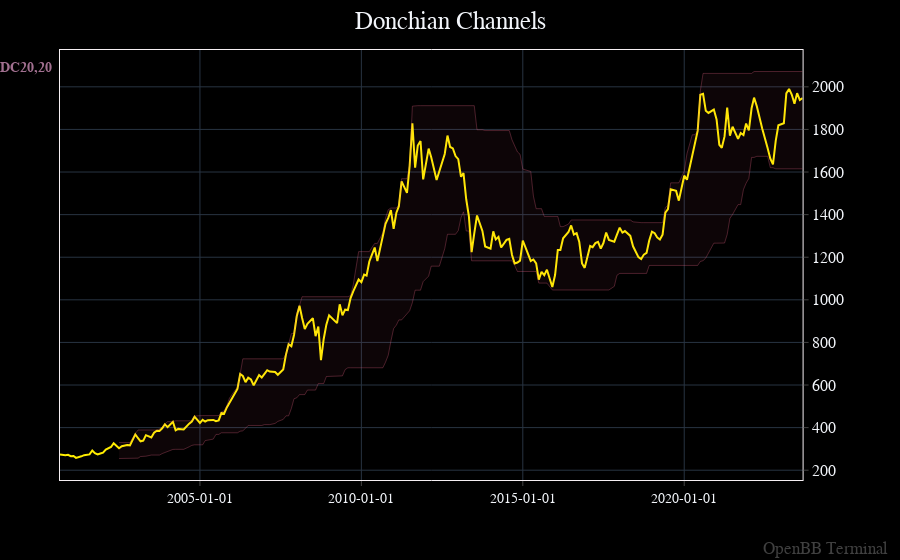

Notebook code for this chart:
### Code cell
ticker = 'GC=F'
start = '2000-01-01'
data_df: pd.DataFrame = openbb.stocks.load(f"{ticker}", start_date = f"{start}", monthly = True)

openbb.ta.donchian_chart(data_df)

### Figure 1 — Plotly figure (JSON) as saved in the notebook; plotly's stock layout.template omitted (floating-point values rounded to 4 significant figures; data arrays with more than 128 entries replaced by an {"elided": "..."} marker saying what was removed)
{"data": [{"connectgaps": true, "hovertemplate": "%{y}", "name": " Donchian Channels Close", "type": "scatter", "x": {"elided": "237 str values"}, "xaxis": "x", "y": {"elided": "237 float values"}, "yaxis": "y"}, {"connectgaps": true, "hovertemplate": "%{y}", "line": {"color": "#EF6689", "width": 0.3}, "mode": "lines", "name": "DCU_20_20", "opacity": 0.4, "type": "scatter", "x": {"elided": "237 str values"}, "xaxis": "x", "y": {"elided": "237 float values"}, "yaxis": "y"}, {"connectgaps": true, "fill": "tonexty", "fillcolor": "rgba(239, 103, 137, 0.05)", "hovertemplate": "%{y}", "line": {"color": "#EF6689", "width": 0.3}, "mode": "lines", "name": "DCL_20_20", "opacity": 0.4, "type": "scatter", "x": {"elided": "237 str values"}, "xaxis": "x", "xhoverformat": "%Y-%m-%d", "y": {"elided": "237 float values"}, "yaxis": "y"}], "layout": {"annotations": [{"font": {"color": "#B47DA0", "size": 14}, "opacity": 0.9, "text": "<b>DC20,20</b>", "x": 0, "xanchor": "right", "xref": "paper", "xshift": -6, "y": 0.98, "yref": "paper", "yshift": 0}, {"font": {"color": "gray", "size": 17}, "opacity": 0.5, "showarrow": false, "text": "OpenBB Terminal", "x": 1, "xanchor": "right", "xref": "paper", "xshift": 40, "y": 0, "yanchor": "bottom", "yref": "paper", "yshift": -80}], "bargap": 0, "bargroupgap": 0, "barmode": "overlay", "legend": {"orientation": "v"}, "margin": {"b": 80, "l": 60, "r": 50, "t": 50}, "showlegend": false, "title": {"text": " Donchian Channels", "x": 0.5, "xanchor": "center", "y": 0.98, "yanchor": "top"}, "xaxis": {"anchor": "y", "domain": [0, 0.94], "matches": "x3", "showticklabels": true, "tick0": 0.5, "tickformatstops": [{"dtickrange": [null, 604800000], "value": "%Y-%m-%d"}, {"dtickrange": [604800000, "M1"], "value": "%Y-%m-%d"}, {"dtickrange": ["M1", null], "value": "%Y-%m-%d"}], "type": "date"}, "yaxis": {"anchor": "x", "domain": [0, 1], "nticks": 15, "tickfont": {"size": 16}}, "yaxis2": {"anchor": "x", "overlaying": "y", "side": "right"}}}
